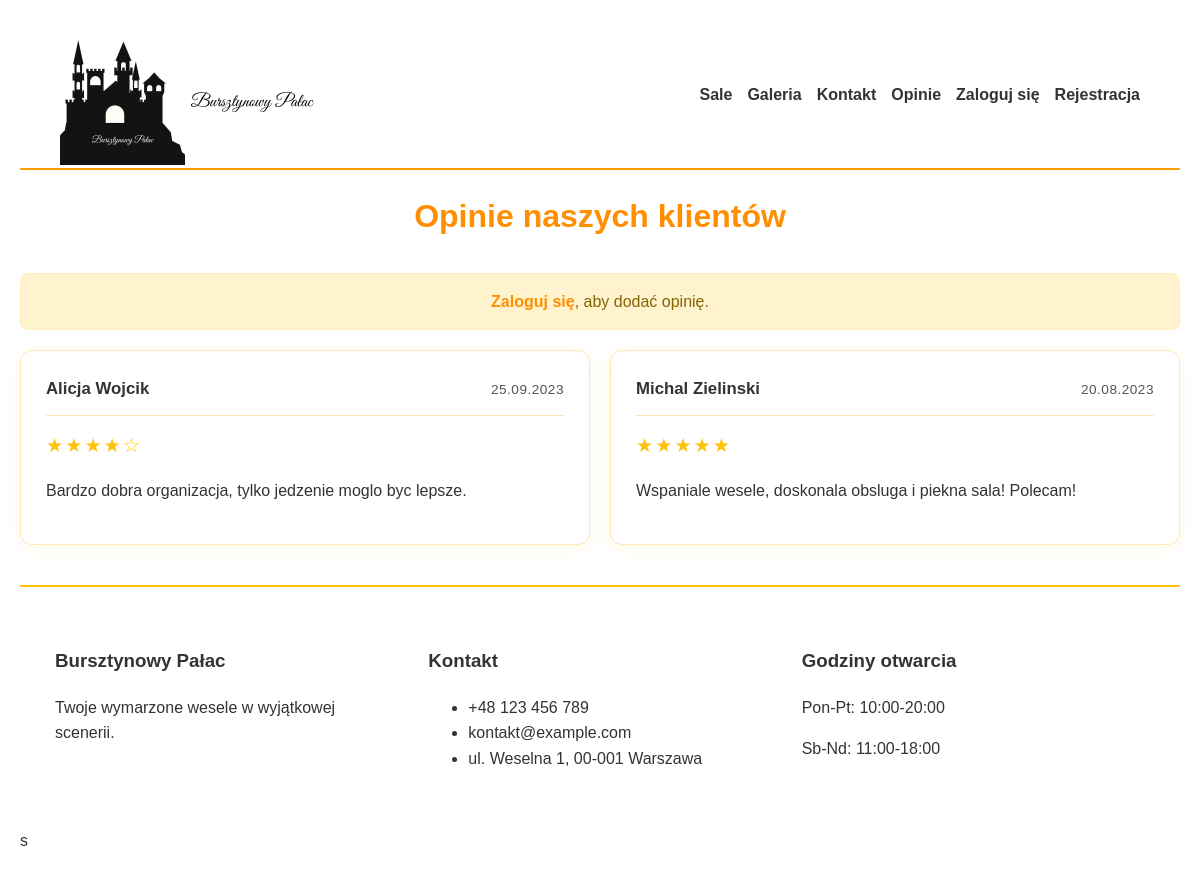
/opinie.php, run on an earlier commit of the app's database.
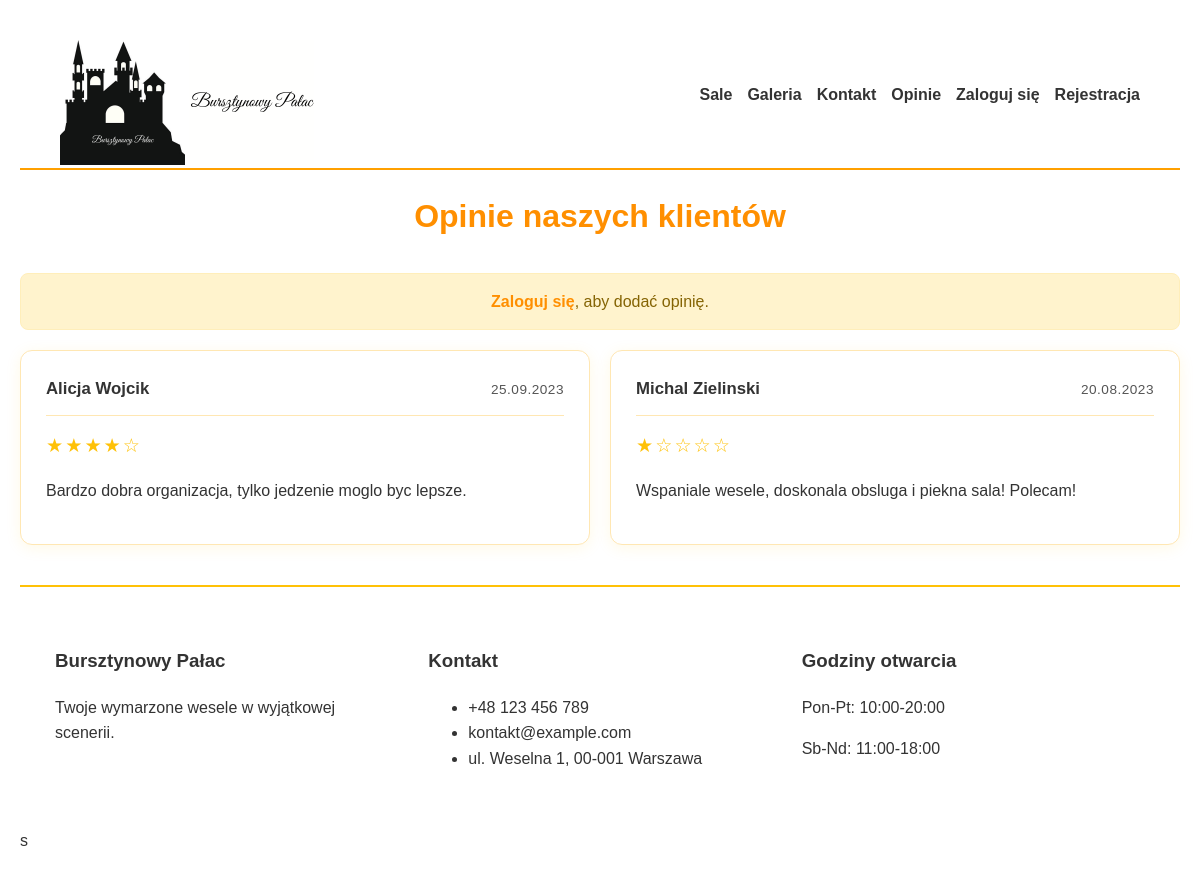
And on a later commit of the database.
### tables this page shows
CREATE TABLE `opinie` (
  `opinia_id` int(11) NOT NULL,
  `uzytkownik_id` int(11) NOT NULL,
  `rezerwacja_id` int(11) DEFAULT NULL,
  `ocena` int(11) NOT NULL,
  `tresc` text DEFAULT NULL,
  `data_dodania` datetime DEFAULT current_timestamp(),
  `zatwierdzona` tinyint(1) DEFAULT 0
);

CREATE TABLE `uzytkownicy` (
  `uzytkownik_id` int(11) NOT NULL,
  `email` varchar(100) NOT NULL,
  `haslo` varchar(255) NOT NULL,
  `imie` varchar(30) NOT NULL,
  `nazwisko` varchar(50) NOT NULL,
  `telefon` varchar(15) DEFAULT NULL,
  `adres` text DEFAULT NULL,
  `rola` enum('klient','admin','manager','kelner','sprzataczka','kucharz') NOT NULL,
  `data_rejestracji` datetime DEFAULT current_timestamp(),
  `aktywny` tinyint(1) DEFAULT 1,
  `wynagrodzenie` decimal(8,2) DEFAULT NULL,
  `stanowisko` varchar(50) DEFAULT NULL,
  `data_zatrudnienia` date DEFAULT NULL
);

### opinie.php (the view, shortened to what this page needs)
<?php
require_once 'config.php';
$sql = "SELECT o.*, u.imie, u.nazwisko FROM opinie o
        JOIN uzytkownicy u ON o.uzytkownik_id = u.uzytkownik_id
        WHERE o.zatwierdzona = 1 ORDER BY o.data_dodania DESC";
$result_opinie = $conn->query($sql);
?>
<!DOCTYPE html>
<html lang="pl">
<head>
    <link rel="stylesheet" href="opinie-style.css">
</head>
<body>
    <div class="main-container">
        <header>
            <div class="img_header">
                <a href="index.php"><img class="logo_header" src="logo.png" alt="Logo"></a>
                <img class="logo_txt_header" src="logo_txt.png" alt="Nazwa firmy">
            </div>
            <div class="link_header">
                <a href="sale.php">Sale</a>
                <a href="galeria.php">Galeria</a>
                <a href="kontakt.php">Kontakt</a>
                <a href="opinie.php">Opinie</a>
                <?php if (isset($_SESSION['logged_in'])) : ?>
                    <span class="welcome-msg">Witaj, <?= htmlspecialchars($_SESSION['imie']) ?>!</span>
                    <a href="<?=
                        match($_SESSION['role']) {
                            'admin' => 'panel.php',
                            'manager' => 'panel.php',
                            'klient' => 'panel.php',
                            'kelner' => 'panel.php',
                            'sprzataczka' => 'panel.php',
                            'kucharz' => 'panel.php',
                            default => 'panel.php'
                        }
                    ?>">Mój Panel</a>
                    <a href="logout.php">Wyloguj</a>
                <?php else : ?>
                    <a href="login.php">Zaloguj się</a>
                    <a href="register.php">Rejestracja</a>
                <?php endif; ?>
            </div>
        </header>
        <h1>Opinie naszych klientów</h1>
        <?php if (isset($_SESSION['logged_in'])) : ?>
        <div class="dodaj-opinie">
            <h2>Dodaj swoją opinię</h2>
            <form id="form-opinia" method="POST" action="opinie.php">
                <div class="gwiazdki-ocena" id="gwiazdki-ocena">
                    <?php for ($i = 1; $i <= 5; $i++) : ?>
                        <span data-value="<?= $i ?>">☆</span>
                    <?php endfor; ?>
                </div>
                <input type="hidden" id="ocena" name="ocena" value="0" required>
                <textarea id="tresc" name="tresc" placeholder="Twoja opinia..." required minlength="10" maxlength="500"></textarea>
                <button type="submit" name="submit_opinion" id="submit-opinion">
                    <span class="btn-text">Dodaj opinię</span>
                    <span class="btn-loading" style="display:none;">
                        <i class="fas fa-spinner fa-spin"></i> Wysyłanie...
                    </span>
                </button>
            </form>
        </div>
        <?php else : ?>
            <div class="info-box">
                <a href="login.php">Zaloguj się</a>, aby dodać opinię.
            </div>
        <?php endif; ?>
        <div class="opinie-container">
            <?php if ($result_opinie->num_rows > 0) : ?>
                <?php while($opinia = $result_opinie->fetch_assoc()) : ?>
                    <div class="opinia">
                        <div class="opinia-header">
                            <span class="autor"><?= htmlspecialchars($opinia['imie'] . ' ' . $opinia['nazwisko']) ?></span>
                            <span class="data"><?= date('d.m.Y', strtotime($opinia['data_dodania'])) ?></span>
                        </div>
                        <div class="gwiazdki">
                            <?= str_repeat('★', $opinia['ocena']) . str_repeat('☆', 5 - $opinia['ocena']) ?>
                        </div>
                        <p><?= nl2br(htmlspecialchars($opinia['tresc'])) ?></p>
                    </div>
                <?php endwhile; ?>
            <?php else : ?>
                <p class="no-reviews">Brak opinii do wyświetlenia.</p>
            <?php endif; ?>
        </div>
        <footer class="page-footer">
            <div class="footer-content">
                <div class="footer-section">
                    <h3>Bursztynowy Pałac</h3>
                    <p>Twoje wymarzone wesele w wyjątkowej scenerii.</p>
                </div>
                <div class="footer-section">
                    <h3>Kontakt</h3>
                    <ul>
                        <li><i class="fas fa-phone"></i> +48 123 456 789</li>
                        <li><i class="fas fa-envelope"></i> kontakt@example.com</li>
                        <li><i class="fas fa-map-marker-alt"></i> ul. Weselna 1, 00-001 Warszawa</li>
                    </ul>
                </div>
                <div class="footer-section">
                    <h3>Godziny otwarcia</h3>
                    <p>Pon-Pt: 10:00-20:00</p>
                    <p>Sb-Nd: 11:00-18:00</p>
                </div>
            </div>
        </footer>
    </div>
</body>
</html>

### opinie-style.css (style rules this page uses)
:root { --amber-light: #FFE7B3; --amber: #FFC107; --amber-dark: #FFA000; --amber-darker: #FF8F00; --text-dark: #333; --text-light: #555; }
body { font-family: 'Arial', sans-serif; line-height: 1.6; color: var(--text-dark); max-width: 1200px; margin: 0 auto; padding: 20px; background-color: var(--bg-light); }
header { height: 150px; font-family: 'Montserrat', sans-serif; font-weight: 700; border-bottom: 2px solid var(--amber-dark); color: var(--text-dark); background-color: white; padding: 0 20px; box-sizing: border-box; max-width: 1200px; margin: 0 auto; }
.logo_header { width: 125px; height: 125px; }
.logo_txt_header { width: 125px; height: 125px; margin-top: 20px; }
.img_header { float: left; padding-left: 20px; }
.link_header { padding-right: 20px; margin-top: 62px; float: right; display: flex; align-items: center; gap: 15px; flex-wrap: wrap; justify-content: flex-end; }
.link_header a { color: var(--text-dark); text-decoration: none; transition: color 0.3s; white-space: nowrap; }
.page-footer { color: var(--text-dark); padding: 40px 0 20px; font-family: 'Montserrat', sans-serif; border-top: 2px solid var(--amber); background-color: white; margin-top: 40px; }
.footer-content { display: flex; flex-wrap: wrap; justify-content: space-around; max-width: 1200px; margin: 0 auto; padding: 0 20px; }
.footer-section { flex: 1; min-width: 200px; margin-bottom: 20px; padding: 0 15px; }
h1 { text-align: center; color: var(--amber-darker); margin-bottom: 30px; font-family: 'Montserrat', sans-serif; }
.opinie-container { display: flex; flex-wrap: wrap; gap: 20px; margin-bottom: 40px; }
.opinia { flex: 1 1 calc(33.333% - 20px); min-width: 280px; background: white; padding: 25px; border-radius: 12px; box-shadow: 0 3px 15px rgba(255, 193, 7, 0.1); border: 1px solid var(--amber-light); transition: transform 0.3s ease, box-shadow 0.3s ease; }
.opinia-header { display: flex; justify-content: space-between; align-items: center; margin-bottom: 15px; padding-bottom: 12px; border-bottom: 1px solid var(--amber-light); }
.autor { font-weight: 600; color: var(--text-dark); font-size: 1.05em; }
.data { color: var(--text-light); font-size: 0.85em; letter-spacing: 0.5px; }
.gwiazdki { color: var(--amber); margin: 12px 0; font-size: 1.2em; letter-spacing: 2px; }
.info-box { background-color: #fff3cd; color: #856404; padding: 15px; border-radius: 8px; margin: 20px 0; text-align: center; border: 1px solid #ffeeba; }
.info-box a { color: var(--amber-darker); font-weight: 600; text-decoration: none; }

What changed in the data, as far as the page shows it:
changed opinie "Wspaniale wesele, doskonala obsluga i piekna sala! Polecam!": ocena "★★★★★" → "★"; ocena (not shown) → "☆☆☆☆"
